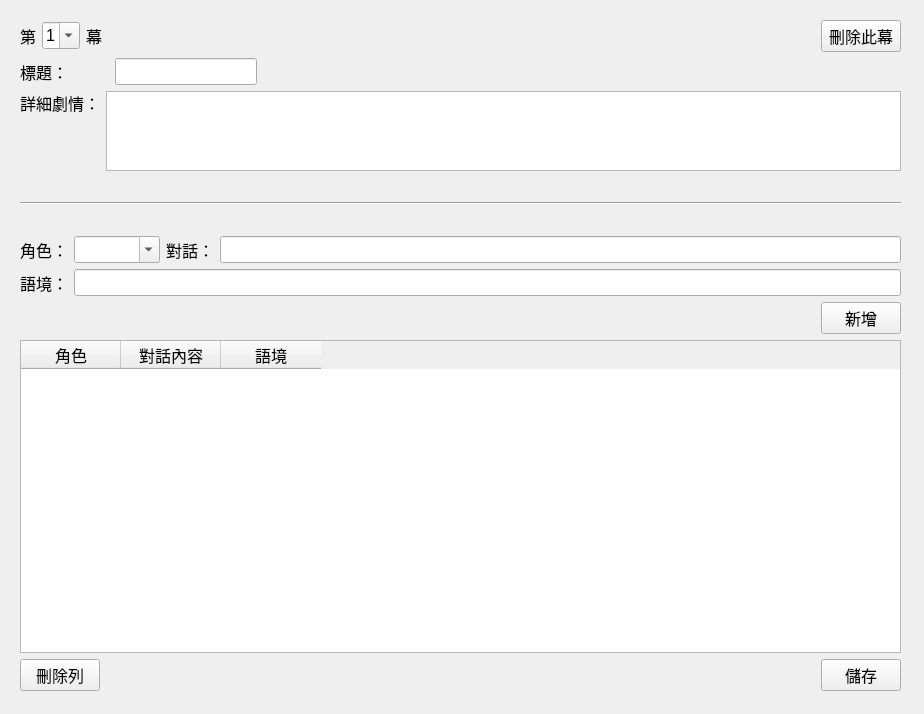
<?xml version="1.0" encoding="UTF-8"?>
<ui version="4.0">
 <class>Form</class>
 <widget class="QWidget" name="Form">
  <property name="geometry">
   <rect>
    <x>0</x>
    <y>0</y>
    <width>924</width>
    <height>714</height>
   </rect>
  </property>
  <property name="windowTitle">
   <string>Form</string>
  </property>
  <widget class="QWidget" name="verticalLayoutWidget">
   <property name="geometry">
    <rect>
     <x>0</x>
     <y>0</y>
     <width>921</width>
     <height>711</height>
    </rect>
   </property>
   <layout class="QVBoxLayout" name="verticalLayout" stretch="0,0,0,0,0,0,0,0,0">
    <property name="sizeConstraint">
     <enum>QLayout::SetDefaultConstraint</enum>
    </property>
    <property name="leftMargin">
     <number>20</number>
    </property>
    <property name="topMargin">
     <number>20</number>
    </property>
    <property name="rightMargin">
     <number>20</number>
    </property>
    <property name="bottomMargin">
     <number>20</number>
    </property>
    <item>
     <layout class="QHBoxLayout" name="horizontalLayout">
      <item>
       <widget class="QLabel" name="lbl_di">
        <property name="font">
         <font>
          <pointsize>12</pointsize>
         </font>
        </property>
        <property name="text">
         <string>第</string>
        </property>
       </widget>
      </item>
      <item>
       <widget class="QComboBox" name="cmb_sceneNum">
        <property name="sizePolicy">
         <sizepolicy hsizetype="Preferred" vsizetype="Fixed">
          <horstretch>0</horstretch>
          <verstretch>0</verstretch>
         </sizepolicy>
        </property>
        <property name="font">
         <font>
          <pointsize>12</pointsize>
         </font>
        </property>
        <property name="editable">
         <bool>true</bool>
        </property>
        <item>
         <property name="text">
          <string>1</string>
         </property>
        </item>
       </widget>
      </item>
      <item>
       <widget class="QLabel" name="lbl_mu">
        <property name="font">
         <font>
          <pointsize>12</pointsize>
         </font>
        </property>
        <property name="text">
         <string>幕</string>
        </property>
       </widget>
      </item>
      <item>
       <spacer name="horizontalSpacer">
        <property name="orientation">
         <enum>Qt::Horizontal</enum>
        </property>
        <property name="sizeHint" stdset="0">
         <size>
          <width>40</width>
          <height>20</height>
         </size>
        </property>
       </spacer>
      </item>
      <item>
       <widget class="QPushButton" name="btn_deleteScene">
        <property name="sizePolicy">
         <sizepolicy hsizetype="Preferred" vsizetype="Preferred">
          <horstretch>0</horstretch>
          <verstretch>0</verstretch>
         </sizepolicy>
        </property>
        <property name="font">
         <font>
          <pointsize>12</pointsize>
         </font>
        </property>
        <property name="text">
         <string>刪除此幕</string>
        </property>
       </widget>
      </item>
     </layout>
    </item>
    <item>
     <layout class="QHBoxLayout" name="horizontalLayout_7">
      <property name="spacing">
       <number>47</number>
      </property>
      <item>
       <widget class="QLabel" name="lbl_sceneTitle">
        <property name="sizePolicy">
         <sizepolicy hsizetype="Preferred" vsizetype="Preferred">
          <horstretch>0</horstretch>
          <verstretch>0</verstretch>
         </sizepolicy>
        </property>
        <property name="font">
         <font>
          <pointsize>12</pointsize>
         </font>
        </property>
        <property name="text">
         <string>標題：</string>
        </property>
       </widget>
      </item>
      <item>
       <widget class="QLineEdit" name="input_sceneTitle">
        <property name="sizePolicy">
         <sizepolicy hsizetype="Fixed" vsizetype="Fixed">
          <horstretch>0</horstretch>
          <verstretch>0</verstretch>
         </sizepolicy>
        </property>
        <property name="font">
         <font>
          <pointsize>12</pointsize>
         </font>
        </property>
       </widget>
      </item>
      <item>
       <spacer name="horizontalSpacer_4">
        <property name="orientation">
         <enum>Qt::Horizontal</enum>
        </property>
        <property name="sizeHint" stdset="0">
         <size>
          <width>40</width>
          <height>20</height>
         </size>
        </property>
       </spacer>
      </item>
     </layout>
    </item>
    <item>
     <layout class="QHBoxLayout" name="horizontalLayout_2">
      <property name="sizeConstraint">
       <enum>QLayout::SetDefaultConstraint</enum>
      </property>
      <property name="bottomMargin">
       <number>25</number>
      </property>
      <item>
       <widget class="QLabel" name="lbl_scenePlot">
        <property name="sizePolicy">
         <sizepolicy hsizetype="Preferred" vsizetype="Minimum">
          <horstretch>0</horstretch>
          <verstretch>0</verstretch>
         </sizepolicy>
        </property>
        <property name="font">
         <font>
          <pointsize>12</pointsize>
         </font>
        </property>
        <property name="text">
         <string>詳細劇情：</string>
        </property>
        <property name="alignment">
         <set>Qt::AlignLeading|Qt::AlignLeft|Qt::AlignTop</set>
        </property>
       </widget>
      </item>
      <item>
       <widget class="QTextEdit" name="txt_scenePlot">
        <property name="sizePolicy">
         <sizepolicy hsizetype="Expanding" vsizetype="Minimum">
          <horstretch>0</horstretch>
          <verstretch>0</verstretch>
         </sizepolicy>
        </property>
        <property name="maximumSize">
         <size>
          <width>16777215</width>
          <height>80</height>
         </size>
        </property>
        <property name="font">
         <font>
          <pointsize>12</pointsize>
         </font>
        </property>
       </widget>
      </item>
     </layout>
    </item>
    <item>
     <widget class="Line" name="line">
      <property name="orientation">
       <enum>Qt::Horizontal</enum>
      </property>
     </widget>
    </item>
    <item>
     <layout class="QHBoxLayout" name="horizontalLayout_3">
      <property name="topMargin">
       <number>25</number>
      </property>
      <property name="bottomMargin">
       <number>0</number>
      </property>
      <item>
       <widget class="QLabel" name="lbl_role">
        <property name="font">
         <font>
          <pointsize>12</pointsize>
         </font>
        </property>
        <property name="text">
         <string>角色：</string>
        </property>
       </widget>
      </item>
      <item>
       <widget class="QComboBox" name="cmb_role">
        <property name="font">
         <font>
          <pointsize>12</pointsize>
         </font>
        </property>
        <property name="editable">
         <bool>true</bool>
        </property>
       </widget>
      </item>
      <item>
       <widget class="QLabel" name="lbl_utterance">
        <property name="font">
         <font>
          <pointsize>12</pointsize>
         </font>
        </property>
        <property name="text">
         <string>對話：</string>
        </property>
       </widget>
      </item>
      <item>
       <widget class="QLineEdit" name="input_utterance">
        <property name="font">
         <font>
          <pointsize>12</pointsize>
         </font>
        </property>
       </widget>
      </item>
     </layout>
    </item>
    <item>
     <layout class="QHBoxLayout" name="horizontalLayout_4">
      <item>
       <widget class="QLabel" name="lbl_scenario">
        <property name="font">
         <font>
          <pointsize>12</pointsize>
         </font>
        </property>
        <property name="text">
         <string>語境：</string>
        </property>
       </widget>
      </item>
      <item>
       <widget class="QLineEdit" name="input_scenario">
        <property name="font">
         <font>
          <pointsize>12</pointsize>
         </font>
        </property>
       </widget>
      </item>
     </layout>
    </item>
    <item>
     <layout class="QHBoxLayout" name="horizontalLayout_5">
      <item>
       <spacer name="horizontalSpacer_2">
        <property name="orientation">
         <enum>Qt::Horizontal</enum>
        </property>
        <property name="sizeHint" stdset="0">
         <size>
          <width>40</width>
          <height>20</height>
         </size>
        </property>
       </spacer>
      </item>
      <item>
       <widget class="QPushButton" name="btn_add">
        <property name="font">
         <font>
          <pointsize>12</pointsize>
         </font>
        </property>
        <property name="text">
         <string>新增</string>
        </property>
       </widget>
      </item>
     </layout>
    </item>
    <item>
     <widget class="QTableWidget" name="tableWidget">
      <property name="font">
       <font>
        <pointsize>12</pointsize>
       </font>
      </property>
      <column>
       <property name="text">
        <string>角色</string>
       </property>
      </column>
      <column>
       <property name="text">
        <string>對話內容</string>
       </property>
      </column>
      <column>
       <property name="text">
        <string>語境</string>
       </property>
      </column>
     </widget>
    </item>
    <item>
     <layout class="QHBoxLayout" name="horizontalLayout_6">
      <item>
       <widget class="QPushButton" name="btn_deleteRow">
        <property name="font">
         <font>
          <pointsize>12</pointsize>
         </font>
        </property>
        <property name="text">
         <string>刪除列</string>
        </property>
       </widget>
      </item>
      <item>
       <spacer name="horizontalSpacer_3">
        <property name="orientation">
         <enum>Qt::Horizontal</enum>
        </property>
        <property name="sizeHint" stdset="0">
         <size>
          <width>40</width>
          <height>20</height>
         </size>
        </property>
       </spacer>
      </item>
      <item>
       <widget class="QPushButton" name="btn_save">
        <property name="font">
         <font>
          <pointsize>12</pointsize>
         </font>
        </property>
        <property name="text">
         <string>儲存</string>
        </property>
       </widget>
      </item>
     </layout>
    </item>
   </layout>
  </widget>
 </widget>
 <resources/>
 <connections/>
</ui>
